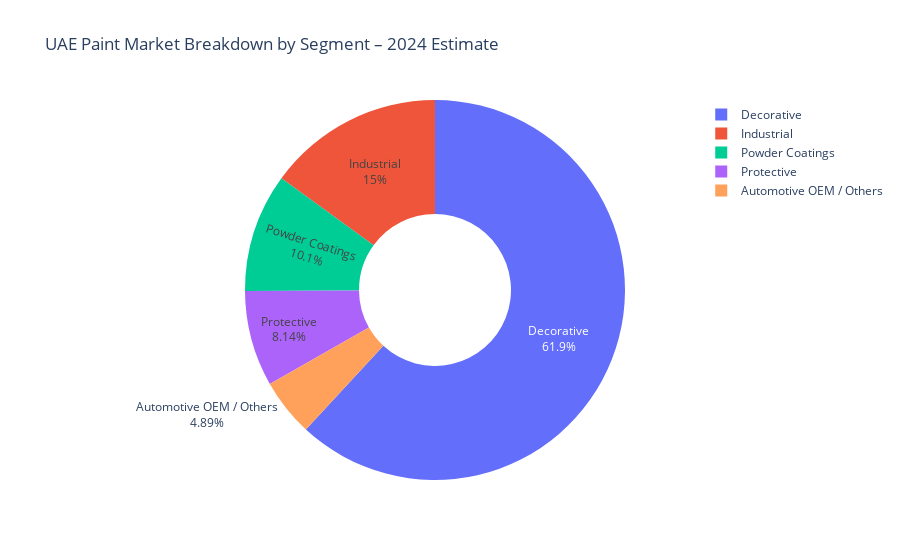

Notebook cell for this chart:
### Code cell
import plotly.express as px
import pandas as pd

# UAE-only market segmentation
data = {
    "Segment": [
        "Decorative",
        "Industrial",
        "Powder Coatings",
        "Protective",
        "Automotive OEM / Others"
    ],
    "Market Size (USD Billion)": [1.90, 0.46, 0.31, 0.25, 0.15]
}

df = pd.DataFrame(data)

# Create UAE-focused donut chart
fig = px.pie(
    df,
    names="Segment",
    values="Market Size (USD Billion)",
    title="UAE Paint Market Breakdown by Segment – 2024 Estimate",
    hole=0.4
)

fig.update_traces(textinfo='percent+label')
fig.update_layout(template='plotly_white')

fig.show()

### Figure 1 — Plotly figure (JSON) as saved in the notebook; plotly's stock layout.template omitted (floating-point values rounded to 4 significant figures)
{"data": [{"domain": {"x": [0, 1], "y": [0, 1]}, "hole": 0.4, "hovertemplate": "Segment=%{label}<br>Market Size (USD Billion)=%{value}<extra></extra>", "labels": ["Decorative", "Industrial", "Powder Coatings", "Protective", "Automotive OEM / Others"], "legendgroup": "", "name": "", "showlegend": true, "textinfo": "percent+label", "type": "pie", "values": [1.9, 0.46, 0.31, 0.25, 0.15]}], "layout": {"legend": {"tracegroupgap": 0}, "title": {"text": "UAE Paint Market Breakdown by Segment – 2024 Estimate"}}}
